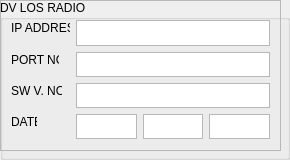
        <widget class="QGroupBox" name="groupBox_20">
         <property name="font">
          <font>
           <family>Arial</family>
          </font>
         </property>
         <property name="title">
          <string>DV LOS RADIO</string>
         </property>
         <widget class="QFrame" name="frame_18">
          <property name="geometry">
           <rect>
            <x>0</x>
            <y>0</y>
            <width>281</width>
            <height>151</height>
           </rect>
          </property>
          <property name="frameShape">
           <enum>QFrame::StyledPanel</enum>
          </property>
          <property name="frameShadow">
           <enum>QFrame::Raised</enum>
          </property>
         </widget>
         <widget class="QTextEdit" name="DVLR_V_LE">
          <property name="geometry">
           <rect>
            <x>76</x>
            <y>83</y>
            <width>194</width>
            <height>25</height>
           </rect>
          </property>
         </widget>
         <widget class="QTextEdit" name="DVLR_IP_LE">
          <property name="geometry">
           <rect>
            <x>76</x>
            <y>20</y>
            <width>194</width>
            <height>26</height>
           </rect>
          </property>
         </widget>
         <widget class="QLabel" name="DVLR_D_LB">
          <property name="geometry">
           <rect>
            <x>11</x>
            <y>114</y>
            <width>26</width>
            <height>16</height>
           </rect>
          </property>
          <property name="text">
           <string>DATE</string>
          </property>
         </widget>
         <widget class="QTextEdit" name="DVLR_P_LE">
          <property name="geometry">
           <rect>
            <x>76</x>
            <y>52</y>
            <width>194</width>
            <height>25</height>
           </rect>
          </property>
         </widget>
         <widget class="QLabel" name="DVLR_IP_LB">
          <property name="geometry">
           <rect>
            <x>11</x>
            <y>20</y>
            <width>59</width>
            <height>16</height>
           </rect>
          </property>
          <property name="text">
           <string>IP ADDRESS</string>
          </property>
         </widget>
         <widget class="QLabel" name="DVLR_P_LB">
          <property name="geometry">
           <rect>
            <x>11</x>
            <y>52</y>
            <width>48</width>
            <height>16</height>
           </rect>
          </property>
          <property name="text">
           <string>PORT NO.</string>
          </property>
         </widget>
         <widget class="QTextEdit" name="DVLR_D_LE">
          <property name="geometry">
           <rect>
            <x>76</x>
            <y>114</y>
            <width>61</width>
            <height>25</height>
           </rect>
          </property>
         </widget>
         <widget class="QLabel" name="DVLR_V_LB">
          <property name="geometry">
           <rect>
            <x>11</x>
            <y>83</y>
            <width>51</width>
            <height>16</height>
           </rect>
          </property>
          <property name="text">
           <string>SW V. NO.</string>
          </property>
         </widget>
         <widget class="QTextEdit" name="DVLR_Y_LE">
          <property name="geometry">
           <rect>
            <x>209</x>
            <y>114</y>
            <width>61</width>
            <height>25</height>
           </rect>
          </property>
         </widget>
         <widget class="QTextEdit" name="DVLR_M_LE">
          <property name="geometry">
           <rect>
            <x>143</x>
            <y>114</y>
            <width>60</width>
            <height>25</height>
           </rect>
          </property>
         </widget>
        </widget>
